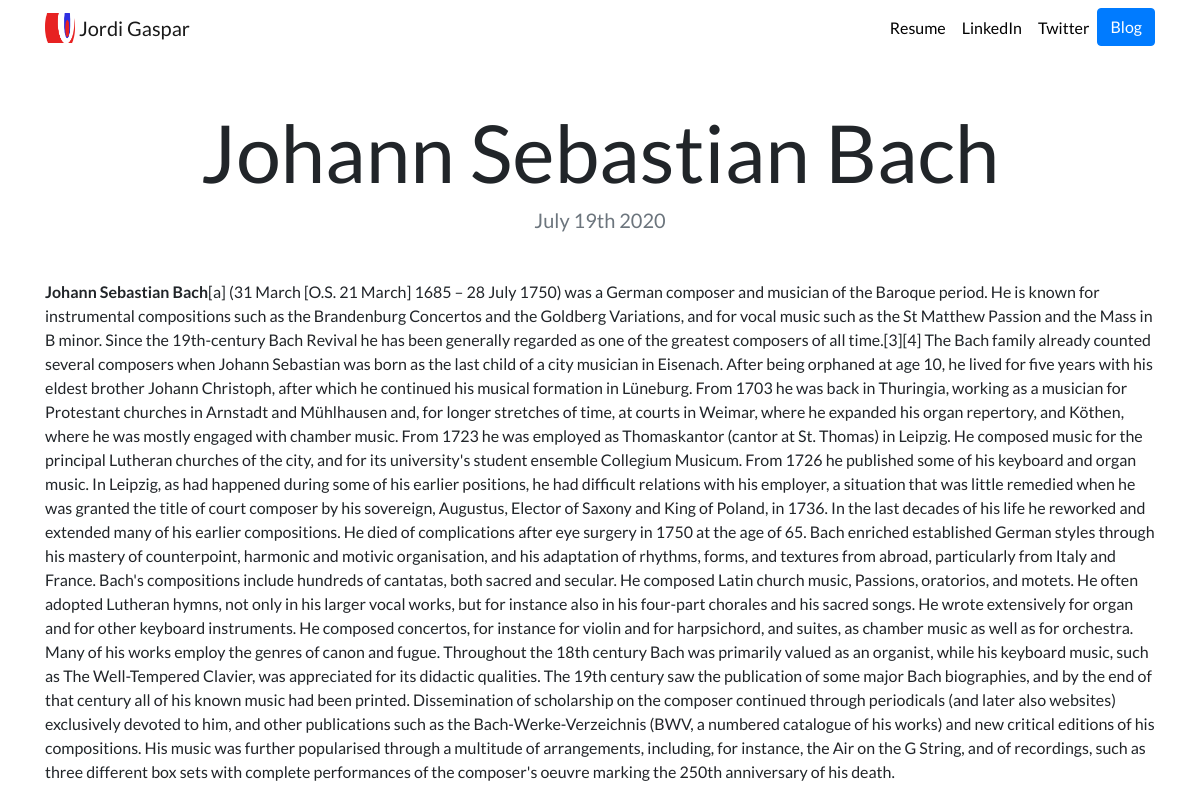
Page /blog/3/ on the committed database.
### blog/models.py (models this page shows, shortened)
class Blog(models.Model):
    title = models.CharField(max_length=200)
    date = models.DateField()
    description = models.TextField()
    url = models.URLField(blank=True)

### blog/views.py (the view)
# urls.py: path('<int:blog_id>/', views.detail, name='detail')
def detail(request, blog_id):
    blog = get_object_or_404(Blog, pk=blog_id)
    return render(request, 'blog/detail.html', {'blog':blog})

### blog/templates/blog/detail.html
{% extends "portfolio/base.html" %}
{% load static %}
{% block content %}
<h1 class="text-center mt-5" id="blogdetailtitle">{{ blog.title }}</h1>
<h5 class="text-center text-muted mb-5">{{ blog.date|date:'F jS Y' }}</h5>
{{ blog.description|safe }}
{% endblock %}

### portfolio/static/portfolio/custom.css (style rules this page uses)
body { font-family: 'Lato', sans-serif; }
@media (min-width: 992px) { #blogdetailtitle { font-size: 5rem; } }

### rows in the picture
Blog: title "Johann Sebastian Bach", date "July 19th 2020", description "Johann Sebastian Bach [a] (31 March [O.S. 21 March] 1685 – 28 July 1750) was a German composer and musician of the Baroque period. He is known for instrumental compositions such as the Brandenburg Concertos and the Goldberg Variations, and for vocal music such as the St Matthew Passion and the Mass in B minor. Since the 19th-century Bach Revival he has been generally regarded as one of the greatest composers of all time.[3][4] The Bach family already counted several composers when Johann Sebastian was born as the last child of a city musician in Eisenach. After being orphaned at age 10, he lived for five years with his eldest brother Johann Christoph, after which he continued his musical…"
